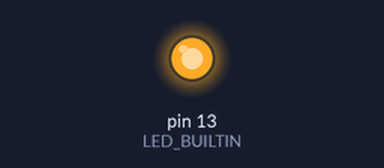
Bench run of a sketch on a simulated Arduino Uno, built with avr-gcc and run on an emulated ATmega328P. On the bench: output pins drawn as LEDs (lit = HIGH).

Above: at 0.2 s.
At 24.0 s:
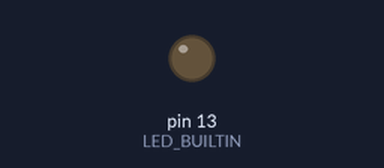
Timing chart, 0 to 32.5 s (numbered marks = the images above):
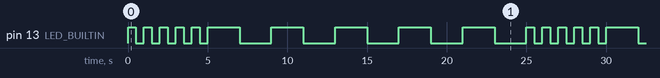

The sketch:

Blink.ino
```cpp
void setup(void)
{
  // initialize digital pin LED_BUILTIN as an output.
    pinMode(LED_BUILTIN, OUTPUT);
}

// the loop function runs over and over again forever
void loop(void)
{
    for(int i = 0; i < 5; i++){
        digitalWrite(LED_BUILTIN, HIGH);   // turn the LED on (HIGH is the voltage level)
        delay(500);                       // wait for a half second
        digitalWrite(LED_BUILTIN, LOW);    // turn the LED off by making the voltage LOW
        delay(500);                       // wait for a half second
    }
    for(int i = 0; i < 5; i++){
        digitalWrite(LED_BUILTIN, HIGH);   // turn the LED on (HIGH is the voltage level)
        delay(2000);                       // wait for a half second
        digitalWrite(LED_BUILTIN, LOW);    // turn the LED off by making the voltage LOW
        delay(2000);                       // wait for a half second
    }
}
```

Measured:
- by itself, pin 13 (LED_BUILTIN): repeats every 25.0 s: 4 × (LOW 0.50 s, HIGH 0.50 s), LOW 0.50 s, 5 × (HIGH 2.0 s, LOW 2.0 s), HIGH 0.50 s
- by itself, everything shown: repeats every 25.0 s, in 20 steps
